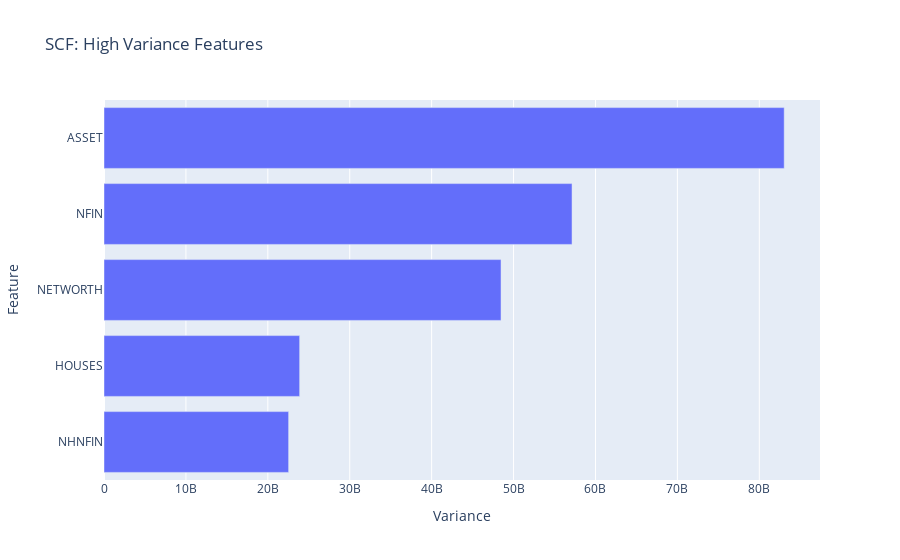

The notebook cell this image was saved under:
### Code cell
# Create horizontal bar chart of `top_ten_var`
fig = px.bar(
    x=Top5Var,
    y=Top5Var.index,
    title="SCF: High Variance Features"
            )
fig.update_layout(xaxis_title="Variance",yaxis_title="Feature")
fig.show()

### Figure 1 — Plotly figure (JSON) as saved in the notebook; plotly's stock layout.template omitted (floating-point values rounded to 4 significant figures)
{"data": [{"alignmentgroup": "True", "hovertemplate": "x=%{x}<br>y=%{y}<extra></extra>", "legendgroup": "", "marker": {"color": "#636efa", "pattern": {"shape": ""}}, "name": "", "offsetgroup": "", "orientation": "h", "showlegend": false, "textposition": "auto", "type": "bar", "x": [22540000000.0, 23880000000.0, 48470000000.0, 57140000000.0, 83040000000.0], "xaxis": "x", "y": ["NHNFIN", "HOUSES", "NETWORTH", "NFIN", "ASSET"], "yaxis": "y"}], "layout": {"barmode": "relative", "legend": {"tracegroupgap": 0}, "title": {"text": "SCF: High Variance Features"}, "xaxis": {"anchor": "y", "domain": [0, 1], "title": {"text": "Variance"}}, "yaxis": {"anchor": "x", "domain": [0, 1], "title": {"text": "Feature"}}}}
